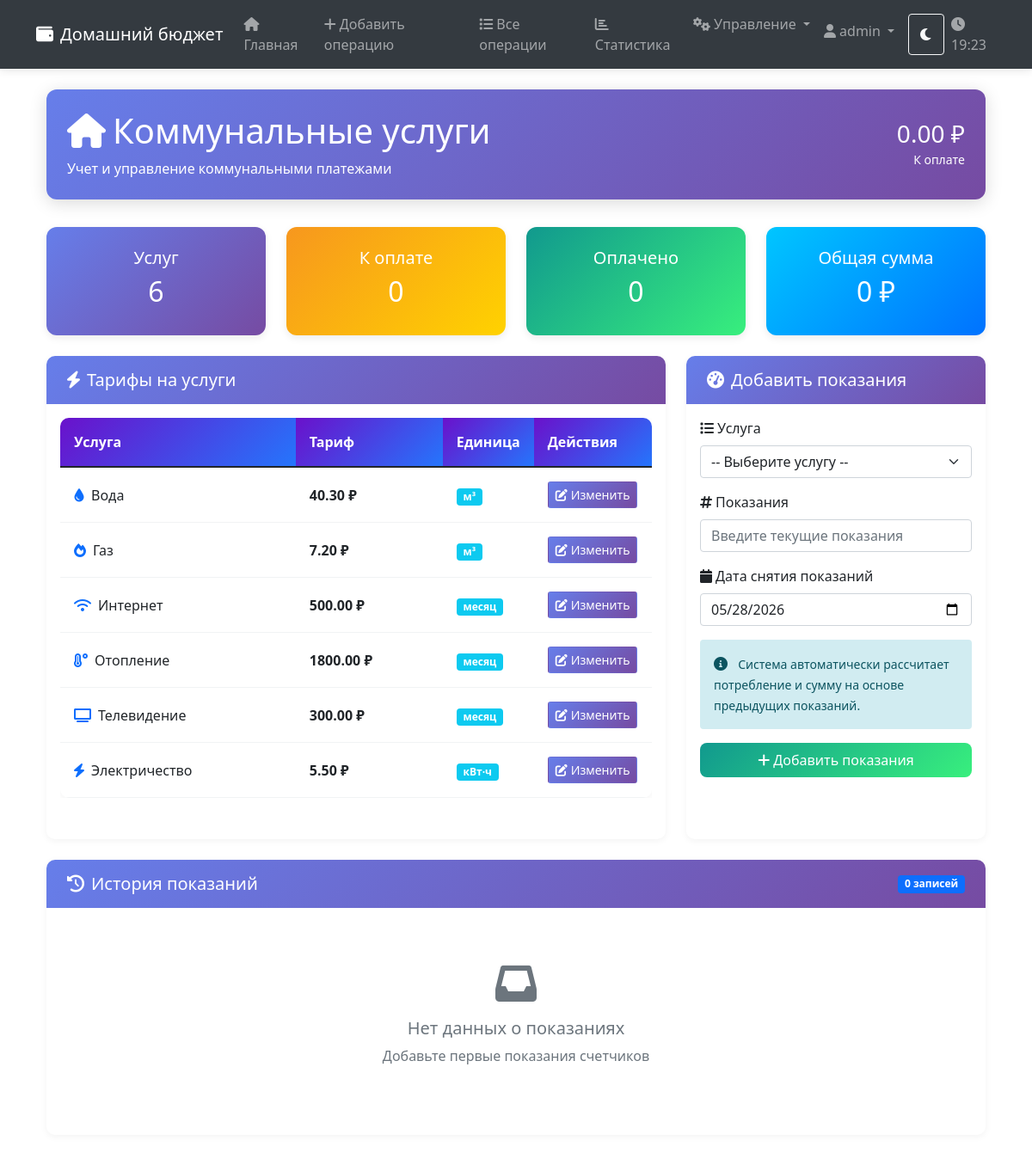
Page /utilities (signed in) on the committed database.
### tables this page shows
CREATE TABLE utility_rates (
            id INTEGER PRIMARY KEY AUTOINCREMENT,
            utility_name TEXT NOT NULL,
            rate_per_unit REAL NOT NULL,
            unit TEXT NOT NULL,
            user_id INTEGER,
            FOREIGN KEY (user_id) REFERENCES users (id)
        );

### routes/utility_routes.py (the view)
    @app.route('/utilities')
    @login_required
    def view_utilities():
        with get_db_connection() as conn:
            utilities_rows = conn.execute('''
                SELECT * FROM utility_rates
                WHERE user_id IS NULL OR user_id = ?
                ORDER BY utility_name
            ''', (session['user_id'],)).fetchall()
            utilities = [dict(row) for row in utilities_rows]
            readings_rows = conn.execute('''
                SELECT ur.*, u.utility_name, u.unit
                FROM utility_readings ur
                JOIN utility_rates u ON ur.utility_id = u.id
                WHERE ur.user_id = ?
                ORDER BY ur.reading_date DESC
            ''', (session['user_id'],)).fetchall()
            readings = [dict(row) for row in readings_rows]
        return render_template('utilities.html', utilities=utilities, readings=readings)

### templates/utilities.html (shortened to what this page needs)
{% extends "base.html" %}
{% block content %}
<div class="container-fluid fade-in">
    <div class="page-header">
        <div class="d-flex justify-content-between align-items-center">
            <div>
                <h1><i class="fas fa-home me-2"></i>Коммунальные услуги</h1>
                <p class="mb-0">Учет и управление коммунальными платежами</p>
            </div>
            <div class="text-end">
                {% set total_unpaid = readings|selectattr('paid', 'equalto', false)|map(attribute='amount')|sum %}
                <h3 class="mb-0">{{ "%.2f"|format(total_unpaid) }} ₽</h3>
                <small>К оплате</small>
            </div>
        </div>
    </div>
    <div class="row mb-4">
        <div class="col-md-3">
            <div class="stat-card stat-card-primary">
                <div class="card-body text-center">
                    <h5>Услуг</h5>
                    <h2>{{ utilities|length }}</h2>
                </div>
            </div>
        </div>
        <div class="col-md-3">
            <div class="stat-card stat-card-warning">
                <div class="card-body text-center">
                    <h5>К оплате</h5>
                    {% set unpaid_count = readings|selectattr('paid', 'equalto', false)|list|length %}
                    <h2>{{ unpaid_count }}</h2>
                </div>
            </div>
        </div>
        <div class="col-md-3">
            <div class="stat-card stat-card-success">
                <div class="card-body text-center">
                    <h5>Оплачено</h5>
                    {% set paid_count = readings|selectattr('paid', 'equalto', true)|list|length %}
                    <h2>{{ paid_count }}</h2>
                </div>
            </div>
        </div>
        <div class="col-md-3">
            <div class="stat-card stat-card-info">
                <div class="card-body text-center">
                    <h5>Общая сумма</h5>
                    {% set total_amount = readings|map(attribute='amount')|sum %}
                    <h2>{{ "%.0f"|format(total_amount) }} ₽</h2>
                </div>
            </div>
        </div>
    </div>
    <div class="row mb-4">
        <div class="col-md-8">
            <div class="card h-100 form-card">
                <div class="card-header">
                    <h5 class="mb-0"><i class="fas fa-bolt me-2"></i>Тарифы на услуги</h5>
                </div>
                <div class="card-body">
                    <div class="table-responsive">
                        <table class="table table-modern">
                            <thead>
                                <tr>
                                    <th width="40%">Услуга</th>
                                    <th width="25%">Тариф</th>
                                    <th width="15%">Единица</th>
                                    <th width="20%">Действия</th>
                                </tr>
                            </thead>
                            <tbody>
                                {% for utility in utilities %}
                                <tr>
                                    <td>
                                        <div class="d-flex align-items-center">
                                            <i class="fas fa-{% if 'Электри' in utility.utility_name %}bolt
                                                            {% elif 'Газ' in utility.utility_name %}fire
                                                            {% elif 'Вод' in utility.utility_name %}tint
                                                            {% elif 'Отоп' in utility.utility_name %}temperature-high
                                                            {% elif 'Интернет' in utility.utility_name %}wifi
                                                            {% else %}tv{% endif %} me-2 text-primary"></i>
                                            {{ utility.utility_name }}
                                        </div>
                                    </td>
                                    <td class="fw-bold">{{ "%.2f"|format(utility.rate_per_unit) }} ₽</td>
                                    <td><span class="badge bg-info">{{ utility.unit }}</span></td>
                                    <td>
                                        <button type="button" class="btn btn-sm btn-modern-primary"
                                                data-bs-toggle="modal"
                                                data-bs-target="#editUtilityModal{{ utility.id }}">
                                            <i class="fas fa-edit me-1"></i>Изменить
                                        </button>
                                    </td>
                                </tr>
                                {% endfor %}
                            </tbody>
                        </table>
                    </div>
                </div>
            </div>
        </div>
        <div class="col-md-4">
            <div class="card h-100 form-card">
                <div class="card-header">
                    <h5 class="mb-0"><i class="fas fa-tachometer-alt me-2"></i>Добавить показания</h5>
                </div>
                <div class="card-body">
                    <form method="POST" action="{{ url_for('add_utility_reading') }}">
                        <div class="mb-3">
                            <label for="utility_id" class="form-label">
                                <i class="fas fa-list me-1"></i>Услуга
                            </label>
                            <select class="form-select" id="utility_id" name="utility_id" required>
                                <option value="">-- Выберите услугу --</option>
                            </select>
                        </div>
                        <div class="mb-3">
                            <label for="reading" class="form-label">
                                <i class="fas fa-hashtag me-1"></i>Показания
                            </label>
                            <input type="number" class="form-control" id="reading"
                                   name="reading" step="0.01" min="0" required
                                   placeholder="Введите текущие показания">
                        </div>
                        <div class="mb-3">
                            <label for="reading_date" class="form-label">
                                <i class="fas fa-calendar me-1"></i>Дата снятия показаний
                            </label>
                            <input type="date" class="form-control" id="reading_date"
                                   name="reading_date" value="{{ get_moscow_time().strftime('%Y-%m-%d') }}" required>
                        </div>
                        <div class="p-3 rounded mb-3" style="background-color: #d1ecf1; color: #0c5460;">
                            <i class="fas fa-info-circle me-2"></i>
                            <small>Система автоматически рассчитает потребление и сумму на основе предыдущих показаний.</small>
                        </div>
                        <button type="submit" class="btn btn-modern btn-modern-success w-100">
                            <i class="fas fa-plus me-1"></i>Добавить показания
                        </button>
                    </form>
                </div>
            </div>
        </div>
    </div>
    <div class="row">
        <div class="col-12">
            <div class="card form-card">
                <div class="card-header d-flex justify-content-between align-items-center">
                    <h5 class="mb-0"><i class="fas fa-history me-2"></i>История показаний</h5>
                    <span class="badge bg-primary">{{ readings|length }} записей</span>
                </div>
                <div class="card-body">
                    {% if readings %}
                    <div class="table-responsive">
                        <table class="table table-modern">
                            <thead>
                                <tr>
                                    <th width="12%">Дата</th>
                                    <th width="20%">Услуга</th>
                                    <th width="12%">Показания</th>
                                    <th width="12%">Потребление</th>
                                    <th width="12%">Сумма</th>
                                    <th width="12%">Статус</th>
                                    <th width="20%">Действия</th>
                                </tr>
                            </thead>
                            <tbody>
                                {% for reading in readings %}
                                <tr class="{% if not reading.paid %}table-warning{% endif %}">
                                    <td class="fw-bold">{{ reading.reading_date }}</td>
                                    <td>
                                        <div class="d-flex align-items-center">
                                            <i class="fas fa-{% if 'Электри' in reading.utility_name %}bolt
                                                            {% elif 'Газ' in reading.utility_name %}fire
                                                            {% elif 'Вод' in reading.utility_name %}tint
                                                            {% elif 'Отоп' in reading.utility_name %}temperature-high
                                                            {% elif 'Интернет' in reading.utility_name %}wifi
                                                            {% else %}tv{% endif %} me-2 text-primary"></i>
                                            <div>
                                                <div>{{ reading.utility_name }}</div>
                                                <small class="text-muted">Ед.: {{ reading.unit }}</small>
                                            </div>
                                        </div>
                                    </td>
                                    <td class="fw-bold">
                                        {{ "%.2f"|format(reading.reading) }} {{ reading.unit }}
                                    </td>
                                    <td>
                                        {% if reading.consumption and reading.consumption > 0 %}
                                        <span class="badge bg-info">
                                            {{ "%.2f"|format(reading.consumption) }} {{ reading.unit }}
                                        </span>
                                        {% else %}
                                        <span class="text-muted">—</span>
                                        {% endif %}
                                    </td>
                                    <td class="fw-bold {% if reading.amount and reading.amount > 0 %}text-danger{% endif %}">
                                        {{ "%.2f"|format(reading.amount) if reading.amount else '0.00' }} ₽
                                    </td>
                                    <td>
                                        {% if reading.paid %}
                                        <span class="badge bg-success">
                                            <i class="fas fa-check me-1"></i>Оплачено
                                        </span>
                                        {% else %}
                                        <span class="badge bg-warning">
                                            <i class="fas fa-clock me-1"></i>Ожидает оплаты
                                        </span>
                                        {% endif %}
                                    </td>
                                    <td>
                                        {% if not reading.paid %}
                                        <a href="{{ url_for('mark_paid', reading_id=reading.id) }}"
                                        class="btn btn-sm btn-modern-success"
                                        onclick="return confirm('Отметить как оплаченное?')"
                                        title="Отметить оплаченным">
                                            <i class="fas fa-check me-1"></i>Оплатить
                                        </a>
                                        {% else %}
                                        <span class="text-muted">—</span>
                                        {% endif %}
                                    </td>
                                </tr>
                                {% endfor %}
                            </tbody>
                        </table>
                    </div>
                    <div class="row mt-4">
                        <div class="col-md-6">
                            <div class="p-3 rounded" style="background-color: #d4edda; color: #155724;">
                                <i class="fas fa-check-circle me-2"></i>
                                <strong>Оплачено:</strong><br>
                                {% set total_paid = readings|selectattr('paid', 'equalto', true)|map(attribute='amount')|sum %}
                                <h4 class="mb-0 mt-2">{{ "%.2f"|format(total_paid) }} ₽</h4>
                            </div>
                        </div>
                        <div class="col-md-6">
                            <div class="p-3 rounded" style="background-color: #fff3cd; color: #856404;">
                                <i class="fas fa-exclamation-triangle me-2"></i>
                                <strong>К оплате:</strong><br>
                                {% set total_unpaid = readings|selectattr('paid', 'equalto', false)|map(attribute='amount')|sum %}
                                <h4 class="mb-0 mt-2">{{ "%.2f"|format(total_unpaid) }} ₽</h4>
                            </div>
                        </div>
                    </div>
                    {% else %}
                    <div class="text-center py-5">
                        <i class="fas fa-inbox fa-3x text-muted mb-3"></i>
                        <h5 class="text-muted">Нет данных о показаниях</h5>
                        <p class="text-muted">Добавьте первые показания счетчиков</p>
                    </div>
                    {% endif %}
                </div>
            </div>
        </div>
    </div>
</div>
{% endblock %}

### rows in the picture
utility_rates: utility_name "Вода", rate_per_unit "40.30", unit "м³"
utility_rates: utility_name "Газ", rate_per_unit "7.20", unit "м³"
utility_rates: utility_name "Интернет", rate_per_unit "500.00", unit "месяц"
utility_rates: utility_name "Отопление", rate_per_unit "1800.00", unit "месяц"
utility_rates: utility_name "Телевидение", rate_per_unit "300.00", unit "месяц"
utility_rates: utility_name "Электричество", rate_per_unit "5.50", unit "кВт·ч"

### other values in the picture
{{ session['username'] }} "admin"
{{ "%.2f"|format(total_unpaid) }} "0.00"
{{ utilities|length }} "6"
{{ unpaid_count }} "0"
{{ paid_count }} "0"
{{ "%.0f"|format(total_amount) }} "0"
{{ readings|length }} "0"
